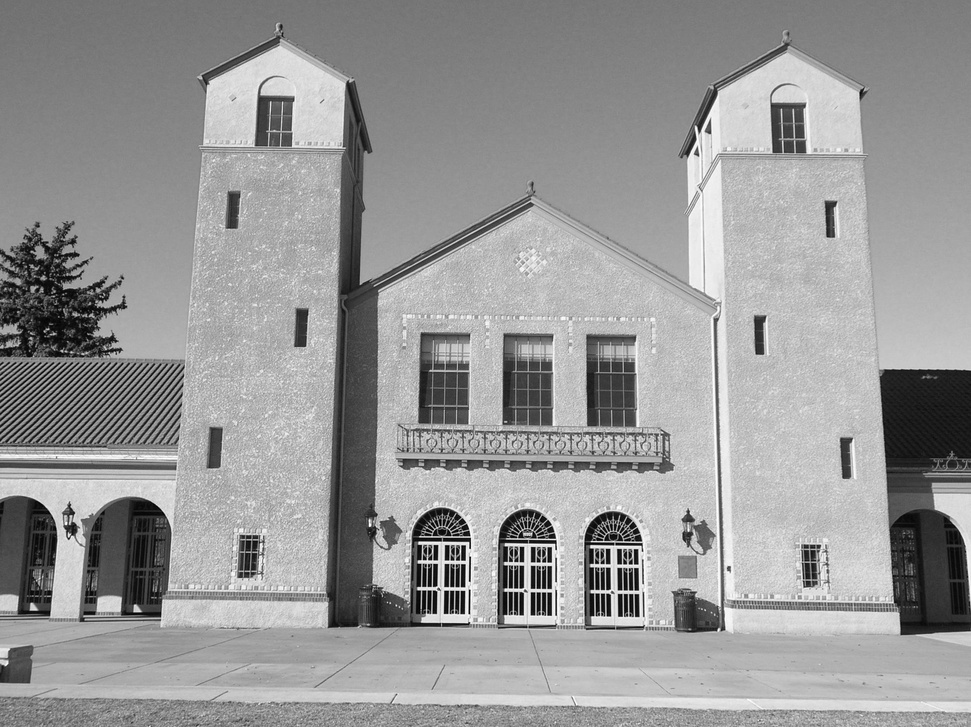
%> input picture 2D image transforms/pavilionCenter.jpg, 971 x 727 px, shrunk from 2288 x 1712 before the run
$ octave panorama.m   (GNU Octave 9; MATLAB toolbox functions it lacks are replaced by stand-ins)
%> lines starting %> are read from the running program, lines starting %| are printed output that depends on the picture
clear all
close all
I2 = imread('pavilionCenter.jpg');
%> I2 is the input picture: size 727x971 uint8; min 0, max 255, mean 151.5
[H,W] = size(I2);
%> H = 727; W = 971
I1 = imread('pavilionLeft.jpg');
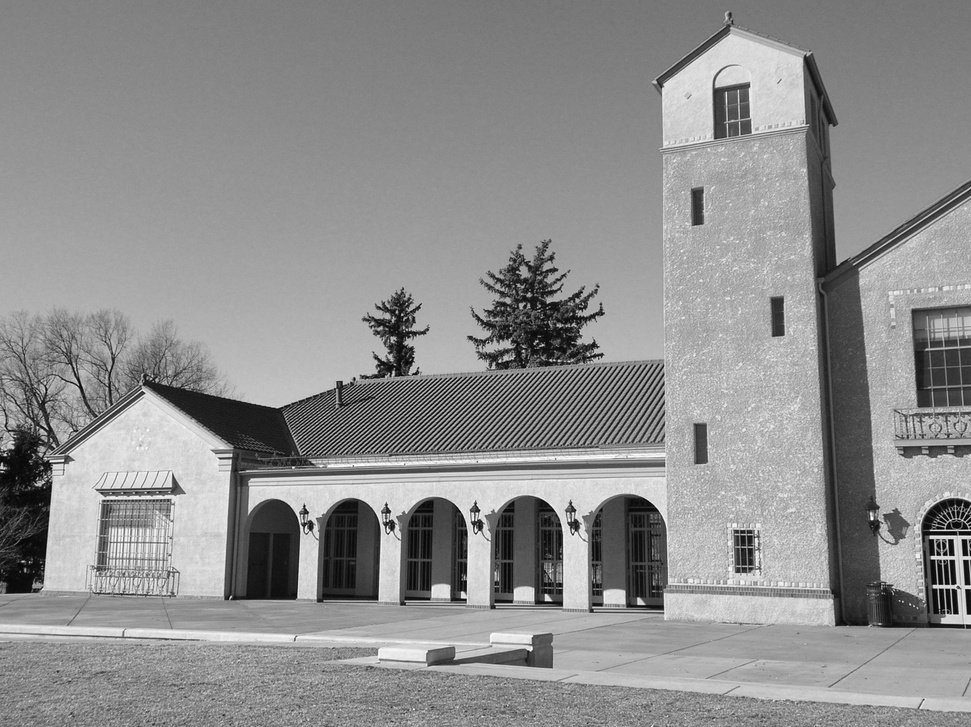
%> input picture 2D image transforms/pavilionLeft.jpg, 971 x 727 px, shrunk from 2288 x 1712 before the run
%> I1 is the input picture: size 727x971 uint8; min 0, max 255, mean 142
I3 = imread('pavilionRight.jpg');
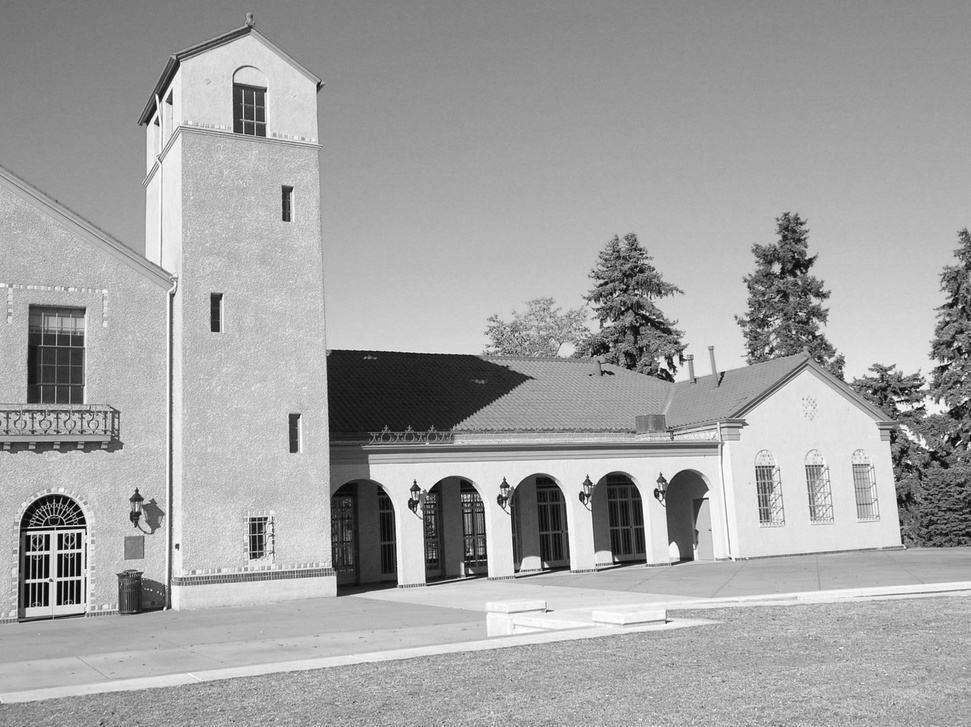
%> input picture 2D image transforms/pavilionRight.jpg, 971 x 727 px, shrunk from 2288 x 1712 before the run
%> I3 is the input picture: size 727x971 uint8; min 0, max 255, mean 163.4
if ~exist('points12_pavilion.mat', 'file')
% Start the GUI to select corresponding points
[Pts1,Pts2] = cpselect(I1,I2, 'Wait', true);
save('points12_pavilion.mat', 'Pts1', 'Pts2');
else
load('points12_pavilion.mat');
end
% Compute transform, from corresponding control points
t12 = fitgeotrans(Pts1,Pts2,'projective');
if ~exist('points32_pavilion.mat', 'file')
% Start the GUI to select corresponding points
[Pts3,Pts2] = cpselect(I3,I2, 'Wait', true);
save('points32_pavilion.mat', 'Pts3', 'Pts2');
else
load('points32_pavilion.mat');
end
% Compute transform, from corresponding control points
t32 = fitgeotrans(Pts3,Pts2,'projective');
ref2Dinput = imref2d( ...
[H, 3*W], ... % Size of output image (rows, cols)
[-W, 2*W], ... % xWorldLimits
[1, H]); % yWorldLimits
I1Warp = imwarp(I1,t12, 'OutputView', ref2Dinput );
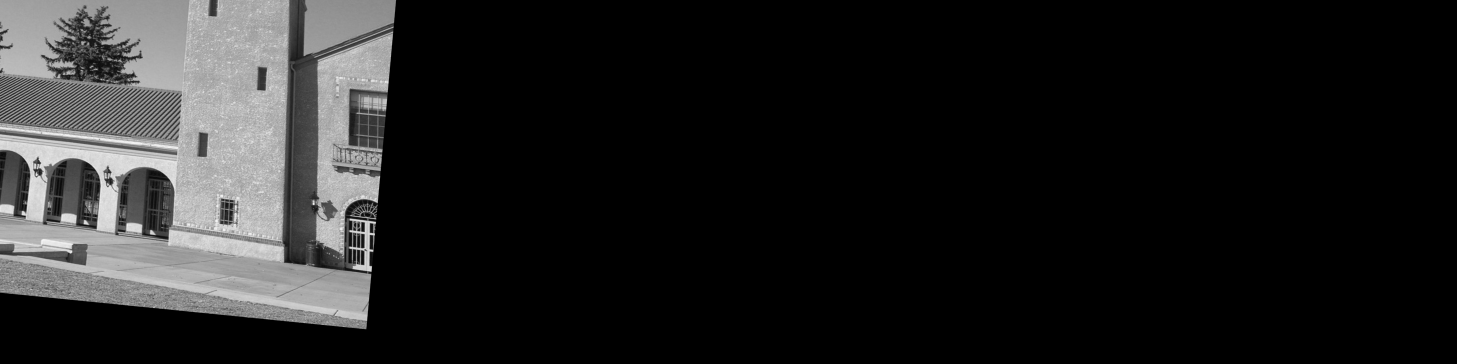
%> I1Warp: size 727x2913 uint8 (shown at 1/2 size); min 0, max 253, mean 32
I3Warp = imwarp(I3,t32, 'OutputView', ref2Dinput );
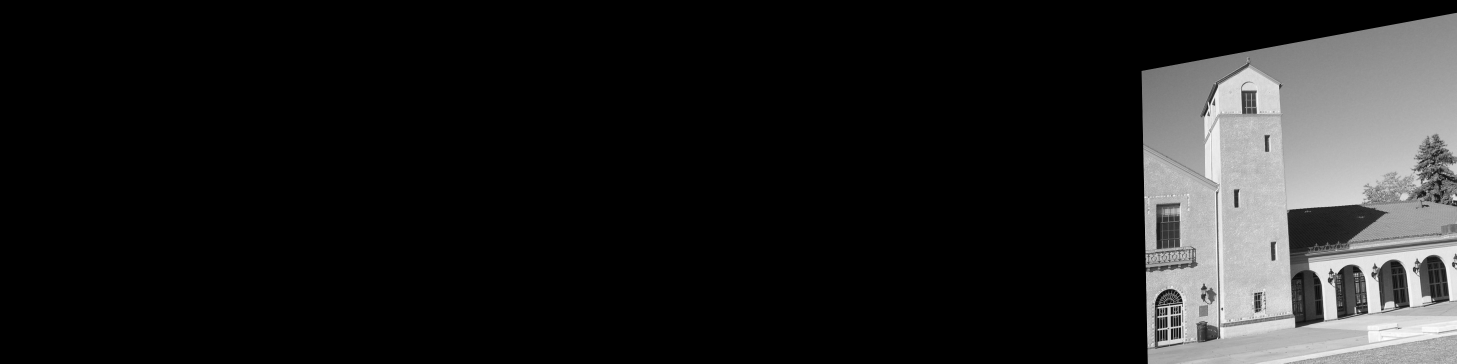
%> I3Warp: size 727x2913 uint8 (shown at 1/2 size); min 0, max 255, mean 30.3
Icombined = [I1Warp(:,1:W) I2 I3Warp(:,2*W+1:3*W)];
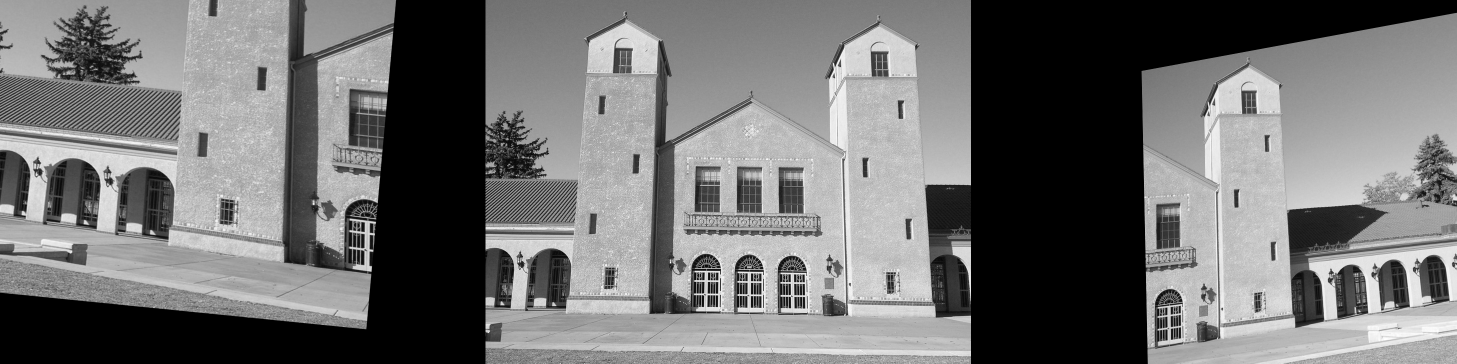
%> Icombined: size 727x2913 uint8 (shown at 1/2 size); min 0, max 255, mean 112.8
figure, imshow(Icombined, []);
